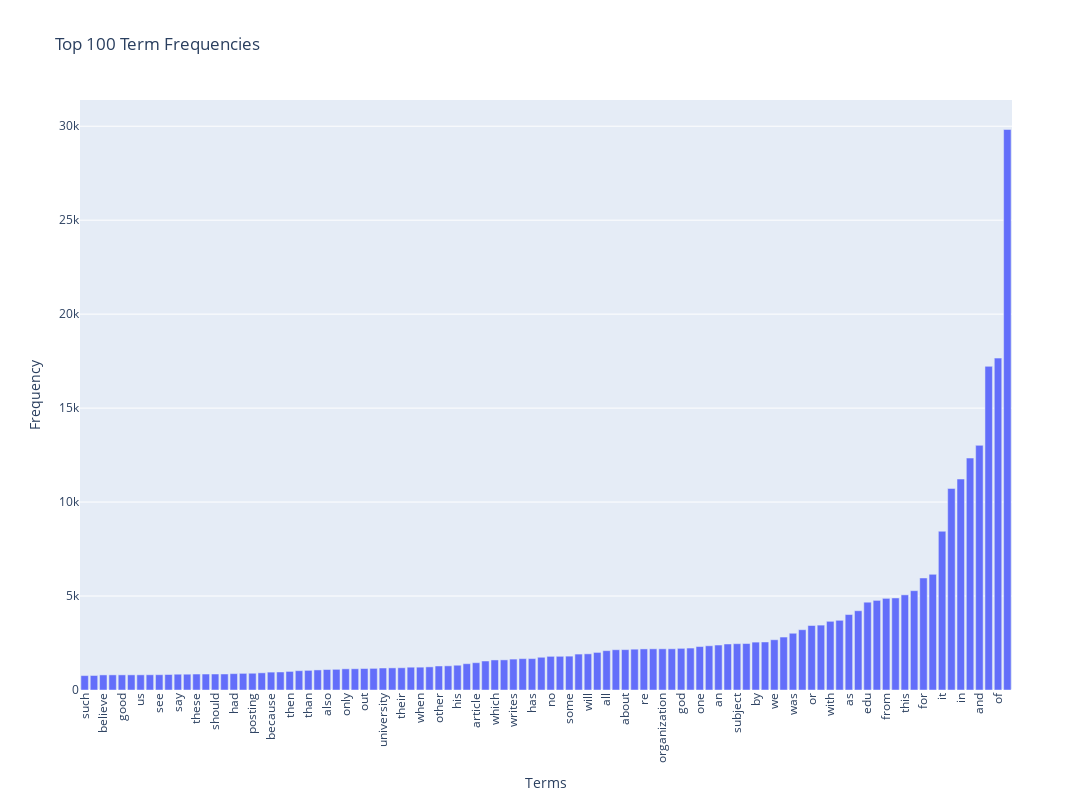

Here is the notebook cell this chart was saved with:
### Markdown cell above
### >>> **Exercise 13 (take home):** 
The chart above only contains 300 vocabulary in the documents, and it's already computationally intensive to both compute and visualize. Can you efficiently reduce the number of terms you want to visualize as an exercise.

### Code cell
# Answer here
# more frequency
top_n = 100 # choose to ten and make index
indices = np.argsort(term_frequencies)[-top_n:] 
x_labels = count_vect.get_feature_names_out()[indices]
y_values = term_frequencies[indices]
fig = go.Figure()
fig.add_trace(go.Bar(x=x_labels, y=y_values))
fig.update_layout(
    title=f"Top {top_n} Term Frequencies",
    xaxis_title="Terms",
    yaxis_title="Frequency",
    xaxis_tickangle=-90,  
    height=800,  
    width=1200,  
    bargap=0.2  
)
fig.show()

### Figure 1 — Plotly figure (JSON) as saved in the notebook; plotly's stock layout.template omitted (floating-point values rounded to 4 significant figures)
{"data": [{"type": "bar", "x": ["such", "use", "believe", "very", "good", "get", "us", "why", "see", "jesus", "say", "many", "these", "may", "should", "am", "had", "up", "posting", "them", "because", "time", "then", "were", "than", "been", "also", "how", "only", "just", "out", "does", "university", "like", "their", "think", "when", "know", "other", "more", "his", "don", "article", "me", "which", "people", "writes", "any", "has", "who", "no", "your", "some", "so", "will", "would", "all", "my", "about", "com", "re", "at", "organization", "do", "god", "he", "one", "lines", "an", "they", "subject", "what", "by", "there", "we", "can", "was", "if", "or", "but", "with", "on", "as", "have", "edu", "are", "from", "be", "this", "not", "for", "you", "it", "that", "in", "is", "and", "to", "of", "the"], "y": [766, 772, 803, 805, 805, 806, 808, 811, 814, 825, 840, 841, 850, 850, 851, 852, 870, 885, 892, 914, 952, 959, 989, 1028, 1045, 1068, 1090, 1100, 1127, 1130, 1142, 1151, 1170, 1177, 1184, 1213, 1215, 1230, 1278, 1286, 1318, 1400, 1453, 1543, 1599, 1604, 1645, 1669, 1671, 1742, 1791, 1793, 1802, 1912, 1925, 2000, 2093, 2143, 2148, 2172, 2186, 2191, 2192, 2193, 2216, 2232, 2312, 2353, 2393, 2448, 2464, 2472, 2548, 2556, 2674, 2818, 3020, 3208, 3432, 3453, 3655, 3709, 4015, 4218, 4675, 4769, 4877, 4898, 5063, 5285, 5962, 6157, 8447, 10723, 11226, 12343, 13017, 17222, 17660, 29825]}], "layout": {"bargap": 0.2, "height": 800, "title": {"text": "Top 100 Term Frequencies"}, "width": 1200, "xaxis": {"autorange": true, "range": [-0.5, 99.5], "tickangle": -90, "title": {"text": "Terms"}, "type": "category"}, "yaxis": {"autorange": true, "range": [0, 31390.0], "title": {"text": "Frequency"}, "type": "linear"}}}
